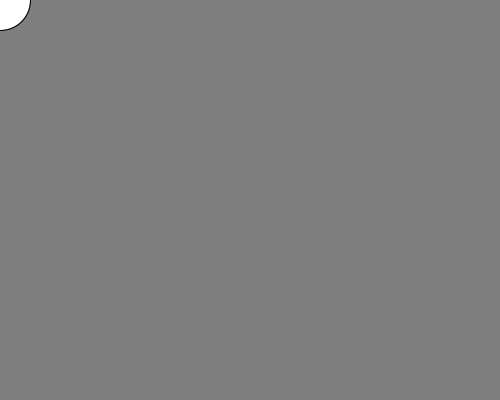
Frame 1 (no input)
Frame 60 (the mouse pressed at the canvas centre just before this capture): identical to frame 1, image omitted
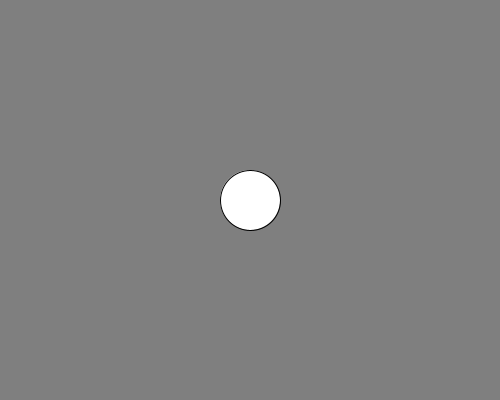
Frame 120 (the mouse held since frame 60 and released just before this capture)

The Processing sketch that drew these frames (run headless with seeded random() and noise(); from frame 60 on, the mouse is pressed at the canvas centre):

// Processing sketch: P_20180126_Lecture_2
// ── P_20180126_Lecture_2.pde
void setup() {
  size(500, 400);
}

void draw() {
  background(127, 127, 127);
  stroke(0, 0, 0);
  fill(255, 255, 255);
  ellipse(mouseX, mouseY, 60, 60);
}
